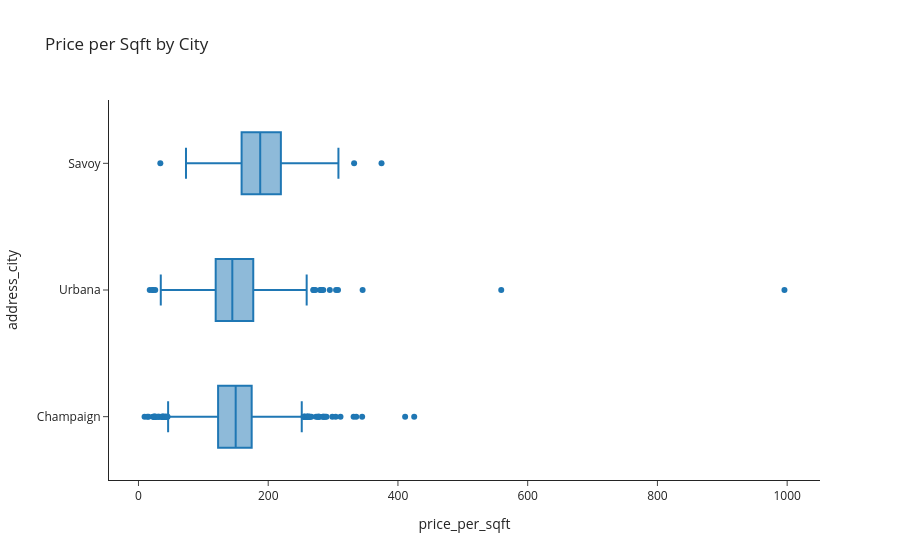

Notebook code for this chart:
### Code cell
fig = px.box(
    df,
    x="price_per_sqft",
    y="address_city",
    title="Price per Sqft by City",
    template="simple_white",
)
fig.show()

### Figure 1 — Plotly figure (JSON) as saved in the notebook; plotly's stock layout.template omitted (floating-point values rounded to 4 significant figures; data arrays with more than 128 entries replaced by an {"elided": "..."} marker saying what was removed)
{"data": [{"alignmentgroup": "True", "hovertemplate": "price_per_sqft=%{x}<br>address_city=%{y}<extra></extra>", "legendgroup": "", "marker": {"color": "#1F77B4"}, "name": "", "notched": false, "offsetgroup": "", "orientation": "h", "showlegend": false, "type": "box", "x": {"elided": "3736 float values"}, "x0": " ", "xaxis": "x", "y": {"elided": "3736 str values"}, "y0": " ", "yaxis": "y"}], "layout": {"boxmode": "group", "legend": {"tracegroupgap": 0}, "title": {"text": "Price per Sqft by City"}, "xaxis": {"anchor": "y", "domain": [0.0, 1.0], "title": {"text": "price_per_sqft"}}, "yaxis": {"anchor": "x", "domain": [0.0, 1.0], "title": {"text": "address_city"}}}}
